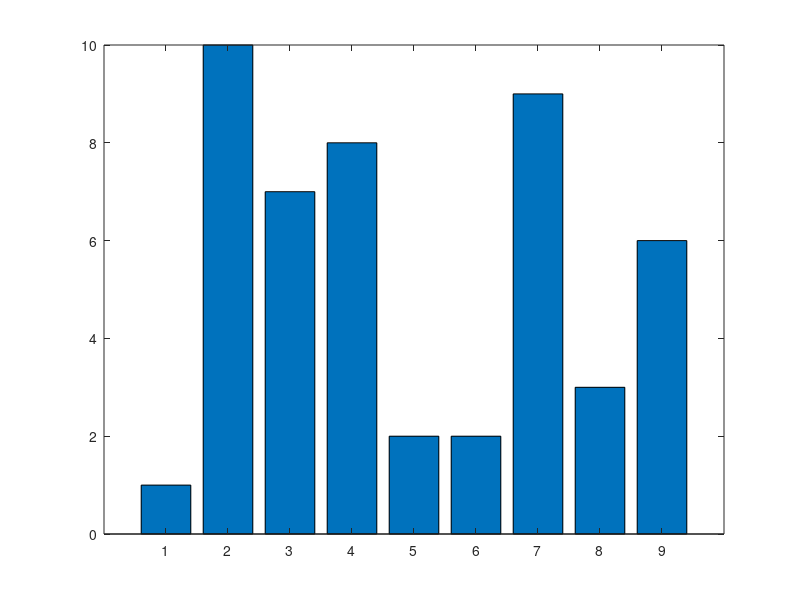

Here is the MATLAB script that generated this plot: (Note: this script raises an error after producing the figure.)
clear
clc
fig = figure;
bar([1 10 7 8 2 2 9 3 6])
fig.PaperUnits = 'inches';
fig.PaperPosition = [0 0 6 3];
ax = fig.CurrentAxes;
ax.Box = 'off';
ax.TickLength = [0.005 0.025];
ax.TickDir = 'out';


% 432*216
%		 /[6 3]
% 72*72


tic
print(fig, '-r150', '-dsvg', 'png/print.svg');
toc
display('print done');


tic
saveas(fig, 'png/saveas.svg');
toc
display('saveas done');

close(fig);